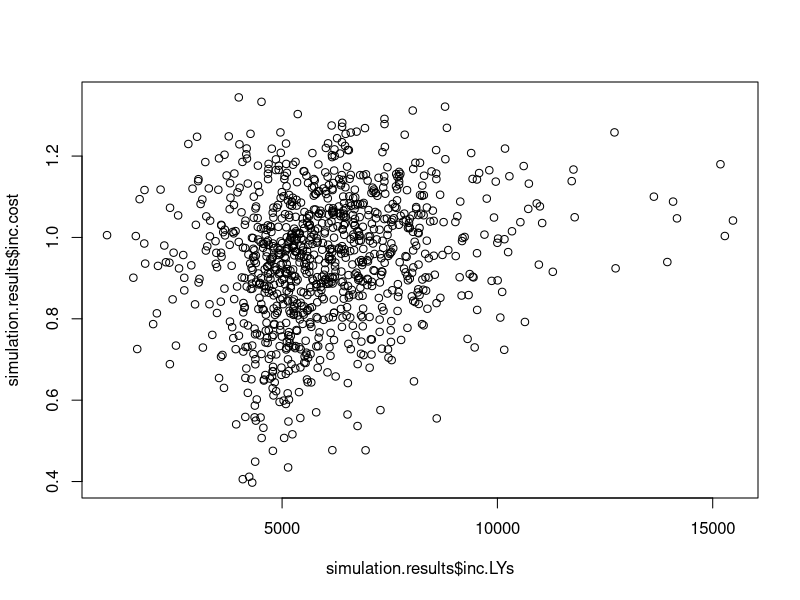

Write R code to recreate this figure. (Note: this script raises an error after producing the figure.)
#  DM4HEE 
#  Exercise 4.7 - Making the HIV/AIDS model probabilistic
#  Author: Andrew Briggs
#  Edited by: Nichola Naylor & Jack Williams
#  Date created: 22 February 2021
#  Date last edit: 1 April  2021


# In this example, the HIV model is wrapped up in a function - so that the function can run the whole model script
# The model code is the same as that in 4.7
# Once the model is in the function, the function can be called to easily produce the model results 
# We can then create a loop to perform a large number of model simulations, for the PSA 



####****PARAMETERS****#####
#  Start by defining parameters
dr.c <- 0.06 ## discount rate for costs 
dr.o <- 0 ## discount rate for outcomes

#  Set the total number of cycles for the model to run
cycles <- 20 ## i.e. we want to run the model for each year for 20 years

state.names<-c("A.AsympHIV","B.SympHIV","C.AIDS","D.Death") 
## the ordering is important here, you will see why as we go 
## but this is stating the first value in the vector is "A.AsympHIV"
state.names

# Seed the starting states of the model
seed <- c(1,0,0,0) ## i.e. everyone starts in State A


# Here we create the function to run the model 
# Note 1 - the printing / displaying of data as we go through the code has been taken out (to speed up simulations later)   
# Note 2 - this is a simplistic way to create the model - 
#             - It is easy because everything is within the function, but.... 
#             - when running the model lots of times, repeatedly assigning fixed values can mean the simulations are slow
#             - we will look at alternatives in later exercises


#### Model function ##### 

model.HIV <- function() {
  
  ## The treatment effect
  RR.deterministic <- 0.509 ## The deterministic treatment effect (RR)
  lnRR <- log(RR.deterministic) ## log mean treatment effect
  se.lnRR <-(log(0.710)-log(0.365))/(2*1.96) ## log standard error of the treatment effect (estimated from confidence intervals)
  RR <- exp(rnorm(1,lnRR,se.lnRR)) ## A random draw of RR based on the log mean and log standard error 
  
  ### COSTS ####################
  
  # mean values 
  mn.dmca <- 1701  ## Mean direct medical costs associated with state A
  mn.dmcb <- 1774  ## Mean direct medical costs associated with state B
  mn.dmcc <- 6948  ## Mean direct medical costs associated with stateC
  
  mn.ccca <- 1055 ## Mean Community care costs associated with state A
  mn.cccb <- 1278 ## Mean Community care costs associated with state B
  mn.cccc <- 2059 ## Mean Community care costs associated with state C
  
  # standard error values
  se.dmca <- mn.dmca ## Standard error for direct medical costs associated with state A
  se.dmcb <- mn.dmcb  ## Standard error for direct medical costs associated with state B
  se.dmcc <- mn.dmcc  ## Standard error for direct medical costs associated with stateC
  
  se.ccca <- mn.ccca ## Mean Community care costs associated with state A
  se.cccb <- mn.cccb ## Mean Community care costs associated with state B
  se.cccc <- mn.cccc ## Mean Community care costs associated with state C
  
  # alpha and beta values
  a.dmca<-(mn.dmca/se.dmca)^2 ## alpha value for direct medical costs associated with state A
  b.dmca<-(se.dmca^2)/mn.dmca ## beta value for direct medical costs associated with state A
  
  a.dmcb<-(mn.dmcb/se.dmcb)^2 ## alpha value for direct medical costs associated with state B
  b.dmcb<-(se.dmcb^2)/mn.dmcb ## beta value for direct medical costs associated with state B
  
  a.dmcc<-(mn.dmcc/se.dmcc)^2
  b.dmcc<-(se.dmcc^2)/mn.dmcc
  
  a.ccca<-(mn.ccca/se.ccca)^2 ## alpha value for community care costs associated with state A
  b.ccca<-(se.ccca^2)/mn.ccca ## alpha value for community care costs associated with state A
  
  a.cccb<-(mn.cccb/se.cccb)^2
  b.cccb<-(se.cccb^2)/mn.cccb
  
  a.cccc<-(mn.cccc/se.cccc)^2
  b.cccc<-(se.cccc^2)/mn.cccc
  
  # random draw for costs based on the above & a Gamma distribution
  c.dmca <- rgamma(1,shape=a.dmca,scale=b.dmca)  ## Probablistic value for direct medical costs associated with state A
  c.dmcb <- rgamma(1,shape=a.dmcb,scale=b.dmcb) ## Probablistic value for medical costs associated with state B
  c.dmcc <- rgamma(1,shape=a.dmcc,scale=b.dmcc)  ## Probablistic value for medical costs associated with stateC
  c.dmc <- c(c.dmca, c.dmcb, c.dmcc,0) ## A vector storing the direct costs associated with each state
  
  c.ccca <- rgamma(1,shape=a.ccca,scale=b.ccca) ## Probablistic value for Community care costs associated with state A
  c.cccb <- rgamma(1,shape=a.cccb,scale=b.cccb) ## Probablistic value for Community care costs associated with state B
  c.cccc <- rgamma(1,shape=a.cccc,scale=b.cccc) ## Probablistic value for Community care costs associated with state C
  c.ccc <- c(c.ccca, c.cccb, c.cccc, 0) ## A vector storing the community costs associated with each state
  
  #  Drug costs
  c.AZT <- 2278  ### Zidovudine drug cost
  c.LAM <- 2086.5 ## Lamivudine drug cost 
  c.azt <- c(c.AZT, c.AZT, c.AZT, 0) ## A vector of Lamivudine drug costs per state
  ## Notice how the final death state has £0 cost
  c.lam <- c(c.LAM, c.LAM, c.LAM, 0) ## A vector of Lamivudine drug costs per state
  
  ### TRANSITION PROBABILITIES ############
  
  ## defining alpha and beta for transitions
  alpha.A2A <- 1251 ## Counts of transitions from A to A (see Table 2.5)
  alpha.A2B <- 350 ## Counts of transitions from A  to B
  alpha.A2C <- 116 ## Counts of transitions from A to C
  alpha.A2D <- 17 ## Counts of transitions from A to D
  alpha.B2B <- 731 ## Counts of transitions from B to B
  alpha.B2C <- 512
  alpha.B2D <- 15
  alpha.C2C <- 1312
  alpha.C2D <- 437
  
  A.sum <- 1734 ## total counts of transitions out of A
  B.sum <- 1258 ## total counts of transitions out of B
  C.sum <- 1749 ## total counts of transitions out of C  
  
  
  
  
  ## Dirichlet distribution transitions
  
  # transitions out of A
  gd.A2A<-rgamma(1,shape=alpha.A2A,scale=1) ### Random draws from a Gamma distribution for A2A : setting the shape parameter to alpha and the scale paremeter to 1
  gd.A2B<-rgamma(1,shape=alpha.A2B,scale=1)
  gd.A2C<-rgamma(1,shape=alpha.A2C,scale=1)
  gd.A2D<-rgamma(1,shape=alpha.A2D,scale=1)
  gd.A <- gd.A2A + gd.A2B + gd.A2C + gd.A2D ## Sum of draws for transitions from A
  
  tp.A2A<-gd.A2A/gd.A ## transition probability for A to A 
  tp.A2B<-gd.A2B/gd.A ## transition probability for A to B
  tp.A2C<-gd.A2C/gd.A
  tp.A2D<-gd.A2D/gd.A
  
  # transitions out of B
  gd.B2B<-rgamma(1,shape=alpha.B2B,scale=1) ### Random draws from a Gamma distribution for B2B transitions : setting the shape parameter to alpha and the scale paremeter to 1
  gd.B2C<-rgamma(1,shape=alpha.B2C,scale=1)
  gd.B2D<-rgamma(1,shape=alpha.B2D,scale=1)
  gd.B <- gd.B2B + gd.B2C + gd.B2D ## Sum of draws for transitions from B
  
  tp.B2B<-gd.B2B/gd.B ## transition probability for B to B
  tp.B2C<-gd.B2C/gd.B  ## transition probability for B to C
  tp.B2D<-gd.B2D/gd.B
  
  ## Beta distribution transitions (AIDS to Death)
  tp.C2D <-rbeta(1,shape1=alpha.C2D,shape2=(C.sum-alpha.C2D)) ## using the Beta distribution to estimate the transition probability between C and D
  tp.C2C <- 1-tp.C2D  ## those staying in state C 
  
  ####**** MARKOV MODEL ****######
  
  #  Now create a transition matrix for the AZT arm
  #  This shows the probability of transitioning from one state to another 
  n.states <- length(state.names)
  A.AsympHIV.AZT <- c(tp.A2A, tp.A2B, tp.A2C, tp.A2D) ## all of the transitions out of A in one vector, with each value corresponding to a transition to a different state (A, B, C, D)
  B.SympHIV.AZT <- c(0, tp.B2B, tp.B2C, tp.B2D) 
  C.AIDS.AZT <- c(0, 0, tp.C2C, tp.C2D)
  D.Death <- c(0,0,0,1) ## as nobody transitions out of dead the transition probability of staying in dead, once in dead, is equal to 1
  
  tm.AZT <- matrix(data=rbind(A.AsympHIV.AZT,B.SympHIV.AZT,C.AIDS.AZT,D.Death),nrow=n.states,ncol=n.states)
  rownames(tm.AZT) <- state.names ## renaming the matrix row names
  colnames(tm.AZT) <- state.names ## renaming the matrix column names
  tm.AZT 
  
  #  Create a trace for the AZT arm
  #  This captures the number of people in each state at any one time
  trace.AZT <- matrix(data=NA, nrow=cycles, ncol=n.states) ## the length of the matrix is equivalent to the number of cycles
  colnames(trace.AZT) <- state.names
  
  ## set the first row as the seed population (cycle0) multiplied by the transition matrix
  # i.e. running the first cycle of the model
  # Note this does not include any cost/effect of anything occuring before cycle 1
  trace.AZT[1,] <- seed %*% tm.AZT 
  
  head(trace.AZT)
  
  ## building the trace function requires you to loop through each row
  ## and multiply the number of people in A at time t-1 with transition probabilities related to A
  ## to get the number of people in different states at time t
  
  for (i in 2:cycles) {   ### we want to get the estimates for cycle2 (row 3) to cycle20 (row 21)
    trace.AZT[i,] <- trace.AZT[i-1,] %*% tm.AZT
  }
  
  rownames(trace.AZT) <- paste("cycle", 1:cycles, sep = "_") ## assigning the rownames to highlight each row is 1 cycle run of the markov model

  ##### LIFE YEARS #####
  LY <-c(1,1,1,0) ## the reward vector (i.e. benefit from being in each state)
  
  ly.AZT <- trace.AZT %*% LY 
  
  undisc.ly.AZT <- colSums(ly.AZT) ## calculating the total LYs from AZT arm
  
  discount.factor.o <- matrix(1/(1+dr.o) ^ c(1:cycles), nrow = 1, ncol = cycles) ## discount factor matrix for outcomes
  
  disc.ly.AZT <- discount.factor.o %*% ly.AZT ##multiply the discount factor matrix and the outcome matrix of the AZT arm
  
  
  #### COST CALCULATIONS #####
  ## undiscounted:
  cost.AZT <- trace.AZT %*% c.dmc + trace.AZT %*% c.ccc + trace.AZT %*% c.azt ## multply the matrix by each cost type and sum

  undisc.cost.AZT<-colSums(cost.AZT) ## calculating the total cost of the AZT arm

  discount.factor.c <- matrix(1/(1+dr.c) ^ c(1:cycles), nrow = 1, ncol = cycles) ## create a discount factor matrix

  disc.cost.AZT <- discount.factor.c %*% cost.AZT ## calculating the total discounted cost of the AZT arm

  
  #### COMBINATION THERAPY ARM ##### 
  # Create a transition matrix for the combination therapy arm
  A.AsympHIV.comb <- c(1-(tp.A2B+tp.A2C+tp.A2D)*RR,tp.A2B*RR,tp.A2C*RR,tp.A2D*RR)
  B.SympHIV.comb <- c(0,1-(tp.B2C+tp.B2D)*RR,tp.B2C*RR,tp.B2D*RR)
  C.AIDS.comb <- c(0,0,1-tp.C2D*RR,tp.C2D*RR)
  ## D.Death is the same as before so does not need redefining
  
  tm.comb <- matrix(data=rbind(A.AsympHIV.comb,B.SympHIV.comb,C.AIDS.comb,D.Death),nrow=n.states,ncol=n.states)
  rownames(tm.comb) <- state.names
  colnames(tm.comb) <- state.names

  #  Create a trace for the combination arm
  trace.comb <- matrix(data=NA,nrow=cycles,ncol=n.states)
  colnames(trace.comb) <- state.names
  
  ## utilising the new matrix for the first 2 years (when combination therapy is given):
  trace.comb[1,] <- seed%*%tm.comb
  trace.comb[2,] <- trace.comb[1,]%*%tm.comb
  
  ## then reverting back to the previous matrix:
  for (i in 3:cycles) {
    trace.comb[i,] <- trace.comb[i-1,]%*%tm.AZT
  }

  ly.comb <- trace.comb%*%LY

  undisc.ly.comb <- colSums(ly.comb)

  disc.ly.comb <- discount.factor.o%*%ly.comb 

  cost.comb<-trace.comb%*%c.dmc+trace.comb%*%c.ccc+trace.comb%*%c.azt
  ## we need to replace rows 1 and 2 to add in the cost of lamivudine for years 1 and 2
  cost.comb[1,1] <- cost.comb[1,1] + (trace.comb[1,1] + trace.comb[1,2] + trace.comb[1,3]) *c.LAM
  cost.comb[2,1] <- cost.comb[2,1] + (trace.comb[2,1] + trace.comb[2,2] + trace.comb[2,3]) *c.LAM

  undisc.cost.comb <- colSums(ly.AZT) 

  disc.cost.comb <- discount.factor.c %*% cost.comb 

  #######**** ANALYSIS *****#####

  ### output table (for simulations, only want incremental costs and outcomes)
  output <- c(inc.cost = disc.cost.comb - disc.cost.AZT,
              inc.lys = disc.ly.comb - disc.ly.AZT)
  
  return(output) ## this is what the function returns (i.e. the output of the function) 
  
}


# You can run the function to get the results of a simulation (each simulation will provide different results!)
model.HIV()


#### Probabilistic model runs #### 

# Now we know we can generate model results using a function, we can run and store a number of simulations

# First, we set the number of simulations to run  
sim.runs <- 1000

# We can create a data frame to store results
simulation.results <- data.frame(matrix(0, nrow = sim.runs, ncol = 2))
colnames(simulation.results) <- c("inc.LYs","inc.costs")

#### Running simulations & recording results #### 

# Now Loop through the appropriate number of simulations and store the function results into the results data.frame 
for(i in 1:sim.runs) simulation.results[i,] <- model.HIV() 

# We can check that the results are storing correctly 
head(simulation.results)

# And can return the mean results across all simulations 
colMeans(simulation.results)

#### Plots #####

# Cost-effectiveness plane (using base R to produce the plot)
plot(simulation.results$inc.LYs,simulation.results$inc.cost)



## Since 4.7 is exactly the same, maybe they can see how the trace works there??
## If that's ok, I can delete the below



## for this first exercise do we want to consider also showing 
# an output of all the runs for variables - like seen on 
# 4.7 Markov Model excel solutions.. suggestion below:



#####***** test for full data table return *****########

# model.HIV.allvalues<-function() {
  # Start by defining probabilistic parameters
  #  Transition probabilities
  gd.A2A<-rgamma(1,shape=1251,scale=1)
  gd.A2B<-rgamma(1,shape=350,scale=1)
  gd.A2C<-rgamma(1,shape=116,scale=1)
  gd.A2D<-rgamma(1,shape=17,scale=1)
  
  tpA2A<-gd.A2A/(gd.A2A+gd.A2B+gd.A2C+gd.A2D)
  tpA2B<-gd.A2B/(gd.A2A+gd.A2B+gd.A2C+gd.A2D)
  tpA2C<-gd.A2C/(gd.A2A+gd.A2B+gd.A2C+gd.A2D)
  tpA2D<-gd.A2D/(gd.A2A+gd.A2B+gd.A2C+gd.A2D)
  
  gd.B2B<-rgamma(1,shape=731,scale=1)
  gd.B2C<-rgamma(1,shape=512,scale=1)
  gd.B2D<-rgamma(1,shape=15,scale=1)
  tpB2B<-gd.B2B/(gd.B2B+gd.B2C+gd.B2D)
  tpB2C<-gd.B2C/(gd.B2B+gd.B2C+gd.B2D)
  tpB2D<-gd.B2D/(gd.B2B+gd.B2C+gd.B2D)
  
  gd.C2C<-rgamma(1,shape=1312,scale=1)
  gd.C2D<-rgamma(1,shape=437,scale=1)
  tpC2C<-gd.C2C/(gd.C2C+gd.C2D)
  tpC2D<-gd.C2D/(gd.C2C+gd.C2D)
  #  Costs
  mn.dmca<-1701
  se.dmca<-1701
  a.dmca<-(mn.dmca/se.dmca)^2
  b.dmca<-(se.dmca^2)/mn.dmca
  dmca<-rgamma(1,shape=a.dmca,scale=b.dmca)
  mn.dmcb<-1774
  se.dmcb<-1774
  a.dmcb<-(mn.dmcb/se.dmcb)^2
  b.dmcb<-(se.dmcb^2)/mn.dmcb
  dmcb<-rgamma(1,shape=a.dmcb,scale=b.dmcb)
  mn.dmcc<-6948
  se.dmcc<-6948
  a.dmcc<-(mn.dmcc/se.dmcc)^2
  b.dmcc<-(se.dmcc^2)/mn.dmcc
  dmcc<-rgamma(1,shape=a.dmcc,scale=b.dmcc)
  dmc<-c(dmca, dmcb, dmcc,0)
  
  mn.ccca<-1055
  se.ccca<-1055
  a.ccca<-(mn.ccca/se.ccca)^2
  b.ccca<-(se.ccca^2)/mn.ccca
  ccca<-rgamma(1,shape=a.ccca,scale=b.ccca)
  mn.cccb<-1278
  se.cccb<-1278
  a.cccb<-(mn.cccb/se.cccb)^2
  b.cccb<-(se.cccb^2)/mn.cccb
  cccb<-rgamma(1,shape=a.cccb,scale=b.cccb)
  mn.cccc<-2059
  se.cccc<-2059
  a.cccc<-(mn.cccc/se.cccc)^2
  b.cccc<-(se.cccc^2)/mn.cccc
  cccc<-rgamma(1,shape=a.cccc,scale=b.cccc)
  ccc<-c(ccca,cccb,cccc,0)
  
  #dmc
  #ccc
  #  Other parameters
  
  mn.RR<-0.509
  lnRR<-log(mn.RR)
  se.lnRR<-(log(0.710)-log(0.365))/(2*1.96)
  RR<-exp(rnorm(1,lnRR,se.lnRR))
  RR
  cDR<-0.06
  oDR<-0
  
  #  Now create a transition matrix for the AZT arm
  state.names<-c("A.AsympHIV","B.SympHIV","C.AIDS","D.Death")
  n.states<-length(state.names)
  A.AsympHIV.AZT<-c(tpA2A,tpA2B,tpA2C,tpA2D)
  B.SympHIV.AZT<-c(0,tpB2B,tpB2C,tpB2D)
  C.AIDS.AZT<-c(0,0,tpC2C,tpC2D)
  D.Death<-c(0,0,0,1)
  tm.AZT<-matrix(data=rbind(A.AsympHIV.AZT,B.SympHIV.AZT,C.AIDS.AZT,D.Death),nrow=n.states,ncol=n.states)
  rownames(tm.AZT)<-state.names
  colnames(tm.AZT)<-state.names
  #tm.AZT
  
  #  Create a trace for the AZT arm
  trace.AZT<-matrix(data=NA,nrow=cycles,ncol=n.states)
  colnames(trace.AZT)<-state.names
  trace.AZT[1,]<-seed%*%tm.AZT
  
  for (i in 1:(cycles-1)) {
    trace.AZT[i+1,]<-trace.AZT[i,]%*%tm.AZT
  }
  #trace.AZT
  #  Create a transition matrix for the combination therapy arm
  A.AsympHIV.comb<-c(1-(tpA2B+tpA2C+tpA2D)*RR,tpA2B*RR,tpA2C*RR,tpA2D*RR)
  B.SympHIV.comb<-c(0,1-(tpB2C+tpB2D)*RR,tpB2C*RR,tpB2D*RR)
  C.AIDS.comb<-c(0,0,1-tpC2D*RR,tpC2D*RR)
  
  tm.comb<-matrix(data=rbind(A.AsympHIV.comb,B.SympHIV.comb,C.AIDS.comb,D.Death),nrow=n.states,ncol=n.states)
  rownames(tm.comb)<-state.names
  colnames(tm.comb)<-state.names
  #tm.comb
  
  #  Create a trace for the combination arm
  
  trace.comb<-matrix(data=NA,nrow=cycles,ncol=n.states)
  colnames(trace.comb)<-state.names
  trace.comb[1,]<-seed%*%tm.comb
  trace.comb[2,]<-trace.comb[1,]%*%tm.comb
  
  for (i in 2:(cycles-1)) {
    trace.comb[i+1,]<-trace.comb[i,]%*%tm.AZT
  }
  #trace.comb
  
  #  Calculate life years & discounted life years in each treatment arm
  LYs<-c(1,1,1,0)
  LYs.AZT<-trace.AZT%*%LYs
  #LYs.AZT
  LYs.comb<-trace.comb%*%LYs
  #LYs.comb

  #  Calculate costs and discounted costs in each treatment arm
  
  cost.AZT<-trace.AZT%*%dmc+trace.AZT%*%ccc+trace.AZT%*%azt
  #cost.AZT
  
  cost.comb<-trace.comb%*%dmc+trace.comb%*%ccc+trace.comb%*%azt
  cost.comb[1,1]<-cost.comb[1,1]+(trace.comb[1,1]+trace.comb[1,2]+trace.comb[1,3])*cLam
  cost.comb[2,1]<-cost.comb[2,1]+(trace.comb[2,1]+trace.comb[2,2]+trace.comb[2,3])*cLam
  #cost.comb
  
  ### undiscounted
  all.output.undis <- cbind(trace.AZT, LYs.AZT,cost.AZT,
        trace.comb, LYs.comb, cost.comb)
  colnames(all.output.undis) <- c("A.AZT","B.AZT","C.AZT","D.AZT",
                                  "LY.AZT","cost.AZT",
                                  "A.comb","B.comb","C.comb","D.comb",
                                  "LY.comb","cost.comb")
  
  ## need to add calculations and discounted cols for them to see
